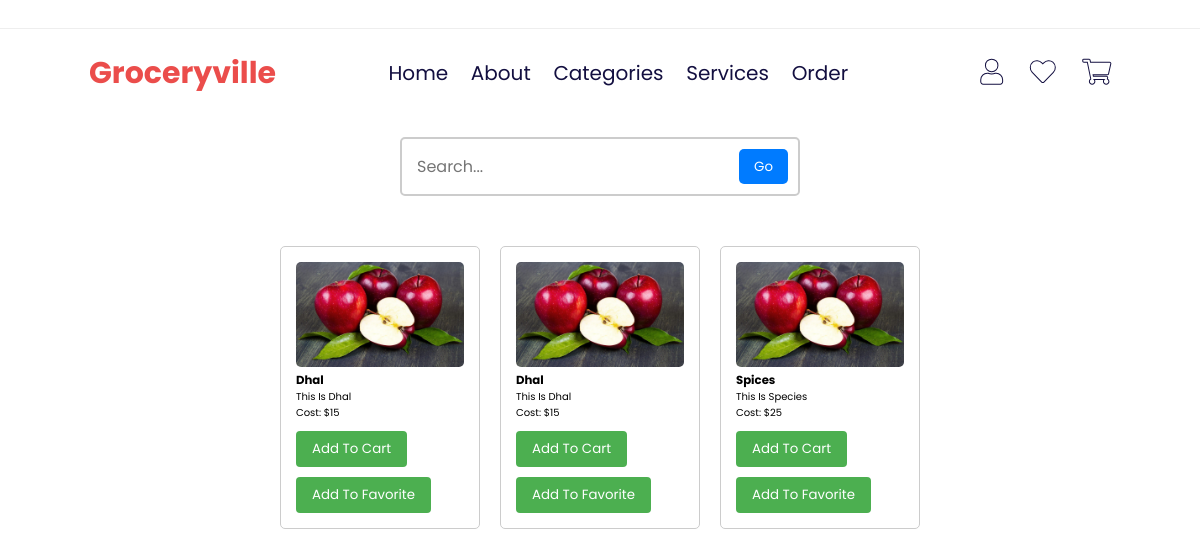
Screenshot of /cereals-pulses with the database file from the repository.
### tables this page shows
CREATE TABLE cerpul(id INTEGER PRIMARY KEY,pname TEXT,description TEXT,cost INTEGER);

### main.py (the view)
@app.route('/cereals-pulses')
def cerpul():
    if "cname" in session and session['role'] == 'admin':
        return render_template('admin_cerpul.html', username=session["cname"])
    else:
        con = sqlite3.connect("database.db")
        con.row_factory = sqlite3.Row
        cur = con.cursor()
        cur.execute("SELECT * FROM cerpul")
        cerpul_data = cur.fetchall()
        con.close()
        return render_template("cerpul.html", cerpul_data=cerpul_data)

### templates/cerpul.html (shortened to what this page needs)
<!DOCTYPE html>
<html lang="en">
<head>
    <link rel="stylesheet" href="https://cdnjs.cloudflare.com/ajax/libs/font-awesome/5.15.4/css/all.min.css">
</head>
<body>
<header>
    <div class="header-top">
    </div>
    <div class="header-main">
        <a href="#" class="logo"> <i class="fa-sharp fa-solid fa-cart-shopping"></i></i> Groceryville</a>
        <nav class="navbar">
            <a href="/customer">home</a>
            <a href="/about">about</a>
            <a href="/categories">Categories</a>
            <a href="/services">services</a>
            <a href="/order">order</a>
        </nav>
        <div class="icons">
            <button class="action-btn">
                <a href="/admin" class="fas fa-user"></a>
            </button>
            <button class="action-btn">
                <a href="/fav" class="fas fa-heart"></a>
            </button>
            <button class="action-btn">
                <a href="/addcart" class="fas fa-shopping-cart"></a>
            </button>
        </div>
    </div>
</header>
<div class="search-bar">
        <input type="text" id="searchInput" placeholder="Search...">
        <button onclick="searchAndNavigate()">Go</button>
    </div>
<div style="display:flex; align-items:center;justify-content:center;flex-wrap:wrap">
    <div class="content" style="display:flex; align-items:center;justify-content:center">
        {% for product in cerpul_data %}
        <div class="card">
            <img src="static/images/apple.jpg" alt="Product 1 Image">
            <h3>{{ product.pname }}</h3>
            <p>{{ product.description }}</p>
            <p>Cost: ${{ product.cost }}</p>
            <button onclick="addToCart('{{ product.pname }}', '{{ product.cost }}', 'static/images/apple.jpg')">Add to
                Cart
            </button>
            <button onclick="addToFav('{{ product.pname }}', '{{ product.cost }}', 'static/images/apple.jpg')">Add to favorite</button>
        </div>
        {% endfor %}
    </div>
</div>
</body>
</html>

### templates/cerpul.html (style rules this page uses)
* { font-family: 'Poppins', sans-serif; margin: 0; padding: 0; box-sizing: border-box; outline: none; border: none; text-decoration: none; text-transform: capitalize; transition: .2s linear; }
html { font-size: 62.5%; scroll-behavior: smooth; scroll-padding-top: 7rem; overflow-x: hidden; }
.content { padding: 20px; }
.card { border: 1px solid #ccc; border-radius: 5px; padding: 15px; margin: 10px; width: 200px; display: inline-block; }
.card img { width: 100%; height: auto; border-radius: 5px; }
.search-bar { margin: 20px auto; max-width: 400px; padding: 10px; border: 2px solid #ccc; border-radius: 5px; display: flex; justify-content: space-between; }
.search-bar input[type="text"] { flex: 1; padding: 5px; font-size: 16px; border: none; outline: none; }
.search-bar button { padding: 5px 15px; background-color: #007bff; color: white; border: none; border-radius: 5px; cursor: pointer; }
.header-top { display: flex; align-items: center; justify-content: space-between; padding: 1.4rem 7%; border-bottom: .1rem solid #eee; }
.header-main { background: #fff; display: flex; align-items: center; justify-content: space-between; padding: 2rem 7%; position: relative; }
.header-main .logo { color: #eb4d4b; font-size: 3rem; font-weight: bolder; }
.header-main .logo i { padding-right: .5rem; color: #130f40; }
.header-main .navbar a { font-size: 2rem; color: #130f40; margin: 0 1rem; }
.header-main .icons .action-btn { position: relative; font-size: 2.5rem; margin-left: 1.5rem; color: #454545; padding: .5rem; background: #fff; }
.header-main .icons .action-btn a { color: #fff; -webkit-text-stroke: .1rem #130f40; }

### rows the page displays
cerpul: pname "Dhal", description "This Is Dhal", cost "15"
cerpul: pname "Dhal", description "This Is Dhal", cost "15"
cerpul: pname "Spices", description "This Is Species", cost "25"
